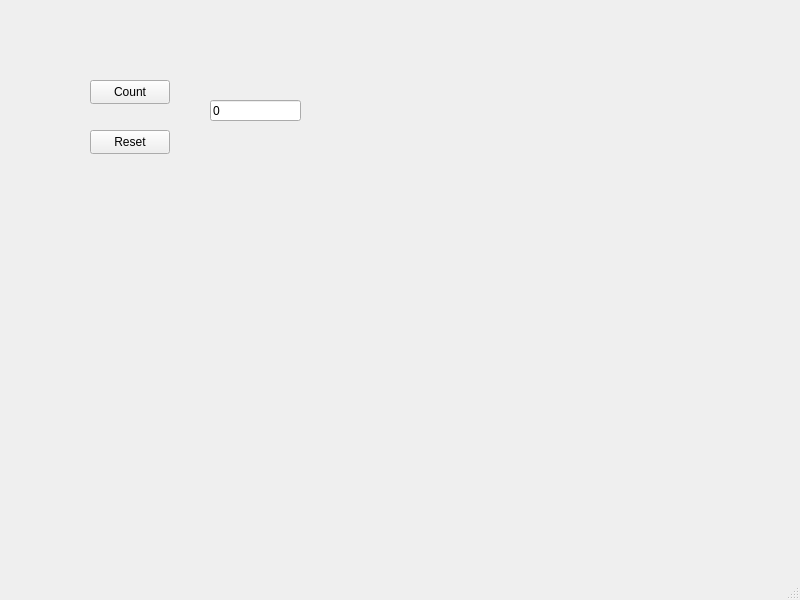
<?xml version="1.0" encoding="UTF-8"?>
<ui version="4.0">
 <class>MainWindow</class>
 <widget class="QMainWindow" name="MainWindow">
  <property name="geometry">
   <rect>
    <x>0</x>
    <y>0</y>
    <width>800</width>
    <height>600</height>
   </rect>
  </property>
  <property name="windowTitle">
   <string>MainWindow</string>
  </property>
  <widget class="QWidget" name="centralwidget">
   <widget class="QPushButton" name="btnCount">
    <property name="geometry">
     <rect>
      <x>90</x>
      <y>80</y>
      <width>80</width>
      <height>24</height>
     </rect>
    </property>
    <property name="text">
     <string>Count</string>
    </property>
   </widget>
   <widget class="QPushButton" name="btnReset">
    <property name="geometry">
     <rect>
      <x>90</x>
      <y>130</y>
      <width>80</width>
      <height>24</height>
     </rect>
    </property>
    <property name="text">
     <string>Reset</string>
    </property>
   </widget>
   <widget class="QLineEdit" name="textResult">
    <property name="geometry">
     <rect>
      <x>210</x>
      <y>100</y>
      <width>91</width>
      <height>21</height>
     </rect>
    </property>
    <property name="text">
     <string>0</string>
    </property>
   </widget>
  </widget>
  <widget class="QMenuBar" name="menubar">
   <property name="geometry">
    <rect>
     <x>0</x>
     <y>0</y>
     <width>800</width>
     <height>21</height>
    </rect>
   </property>
  </widget>
  <widget class="QStatusBar" name="statusbar"/>
 </widget>
 <resources/>
 <connections/>
</ui>
